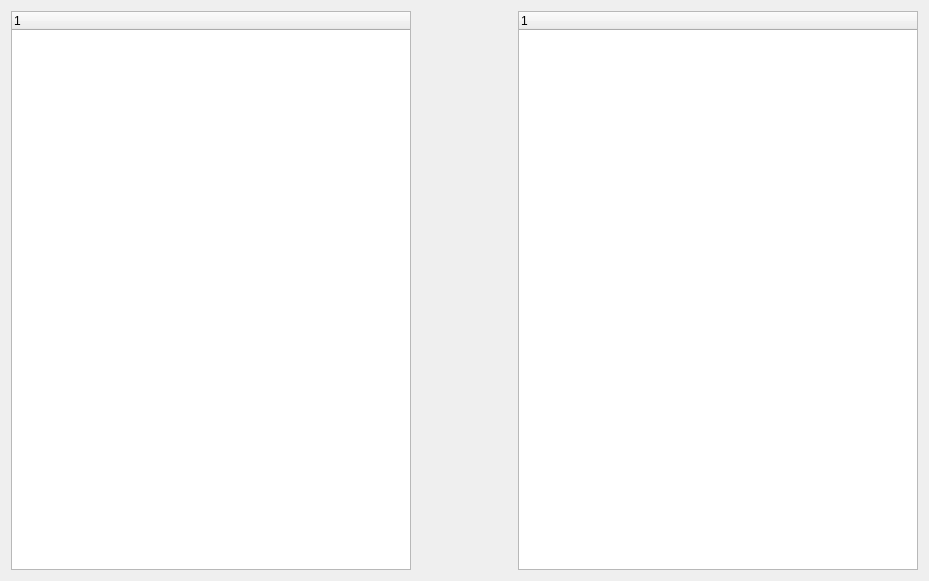
<?xml version="1.0" encoding="UTF-8"?>
<ui version="4.0">
 <class>Form</class>
 <widget class="QWidget" name="Form">
  <property name="geometry">
   <rect>
    <x>0</x>
    <y>0</y>
    <width>929</width>
    <height>581</height>
   </rect>
  </property>
  <property name="windowTitle">
   <string>Form</string>
  </property>
  <layout class="QHBoxLayout" name="horizontalLayout">
   <item>
    <widget class="QTreeWidget" name="treeWidget_Liste_Vertraege">
     <property name="enabled">
      <bool>true</bool>
     </property>
     <property name="minimumSize">
      <size>
       <width>400</width>
       <height>0</height>
      </size>
     </property>
     <column>
      <property name="text">
       <string notr="true">1</string>
      </property>
     </column>
    </widget>
   </item>
   <item>
    <spacer name="horizontalSpacer">
     <property name="orientation">
      <enum>Qt::Horizontal</enum>
     </property>
     <property name="sizeHint" stdset="0">
      <size>
       <width>456</width>
       <height>20</height>
      </size>
     </property>
    </spacer>
   </item>
   <item>
    <widget class="QTreeWidget" name="treeWidget_Liste_Fortschreibungen">
     <property name="minimumSize">
      <size>
       <width>400</width>
       <height>0</height>
      </size>
     </property>
     <column>
      <property name="text">
       <string notr="true">1</string>
      </property>
     </column>
    </widget>
   </item>
  </layout>
 </widget>
 <resources/>
 <connections/>
</ui>
